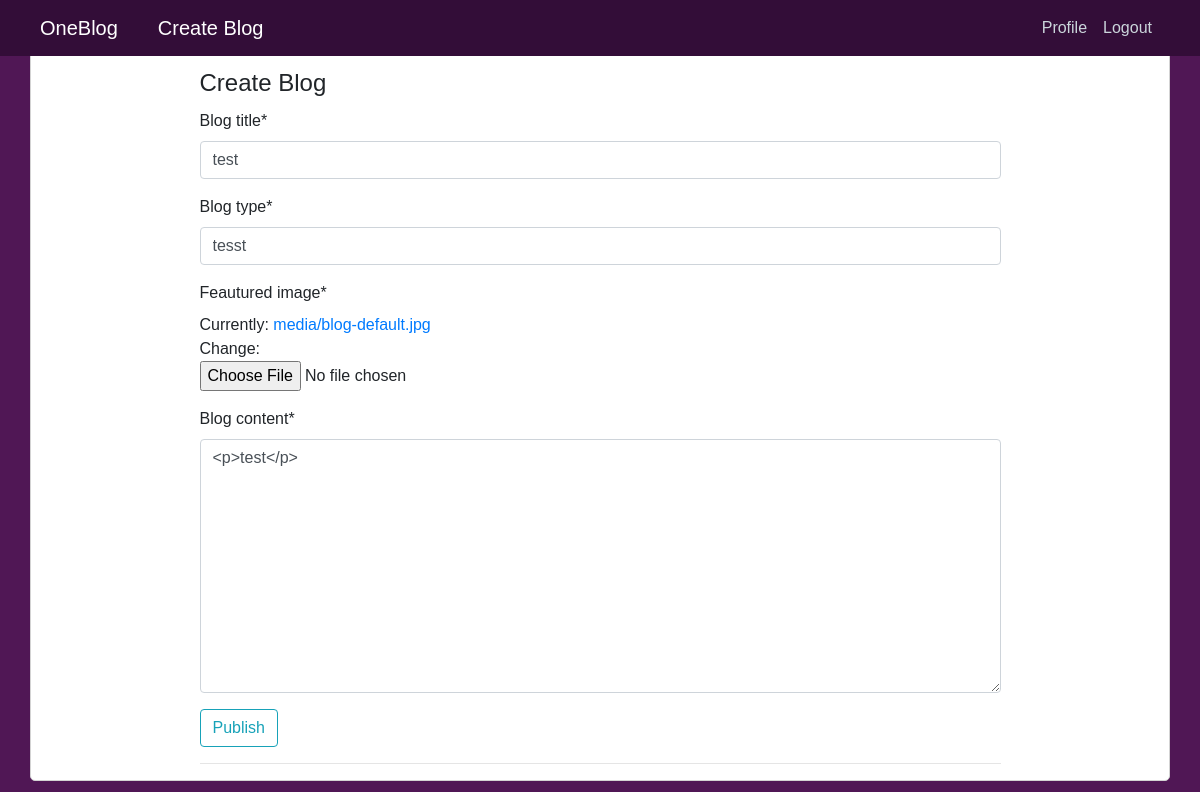
Page /blogupdate/11/ (signed in) on the committed database.
### blog/models.py (models this page shows)
class  Blog(models.Model):
    blog_title = models.CharField(max_length = 200)
    blog_type = models.CharField(max_length = 100)
    blog_content = RichTextUploadingField()
    published_date = models.DateField(auto_now=True)
    feautured_image = models.ImageField(upload_to = "feautured_images/", default = 'blog_default.jpg')
    author = models.ForeignKey(User,on_delete=models.CASCADE,default=0)

### blog/views.py (the view, shortened to what this page needs)
# urls.py: path('blogupdate/<int:pk>/',BlogUpdateView.as_view(), name = 'blogupdate'),
class BlogUpdateView(LoginRequiredMixin, UserPassesTestMixin, UpdateView):
    model = Blog
    fields = ['blog_title','blog_type','feautured_image','blog_content']
    def test_func(self):
        blog = self.get_object()
        return self.request.user.id == blog.author.id

### blog/templates/blog/blog_form.html (shortened to what this page needs)
{% extends 'blog/base.html' %}
{% load crispy_forms_tags %}
{% block content %}
  <form method="POST" enctype="multipart/form-data">
    <legend class="myclass">Create Blog</legend>
    {{ form|crispy }}
    <button class="btn btn-outline-info" type="submit">Publish</button><hr>
  </form>
{% load static %}
{% endblock %}

### blog/static/blog/base.css (style rules this page uses)
body { margin-top: 3rem; font-size: 1rem; font-family: Neue Frutiger W01,sans-serif; background: #fff; background-color: #501755; }

### rows in the picture
Blog: blog_title "test", blog_type "tesst", blog_content "<p>test</p>"
